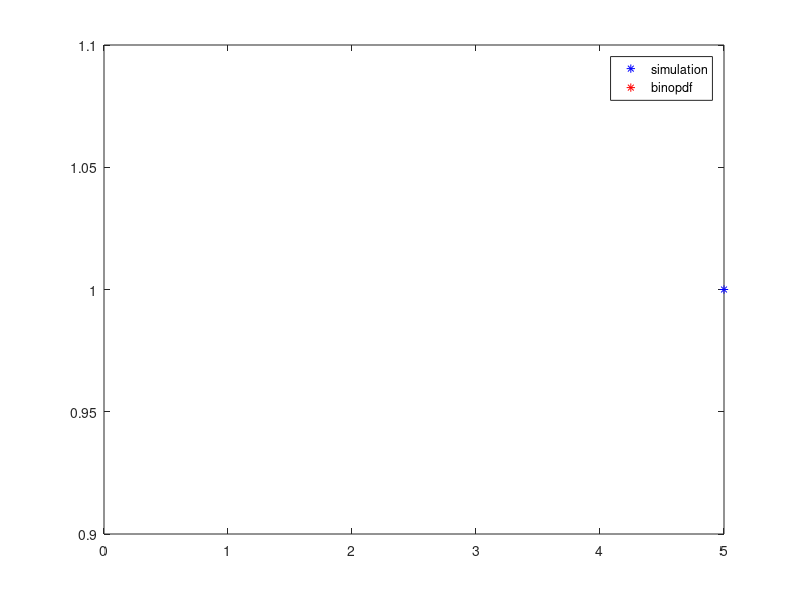

Reproduce this figure in MATLAB.
clear
n = input('n = ');   % number of trials in bino
p = input('p = ');   % probability
N = input('N = ');   % number of simulations

for i = 1 : N
    U = rand(n, 1);
    X(i) = sum(U < p);
endfor

K = 0 : n;
U_X = unique(X);
n_X = hist(X, length(U_X));
rel_freq = n_X/N;

plot(U_X, rel_freq, "b*", K, binopdf(K, n, p), "r*")
legend("simulation", "binopdf")
